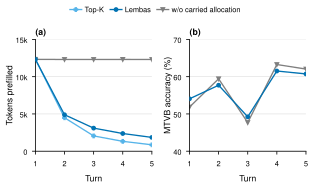

This figure's Python source:
"""Multi-turn prefill, two panels in ONE column (300 MT-Video-Bench conversations, 12,288 tokens per turn).

(a) New prefill tokens per turn: the tokens a turn needs (allocated frame tokens + question tokens) that the KV cache
    does not already hold, mean over the 300 conversations, for turns 1 to 5 (every conversation has at least 5 turns).
(b) Judged accuracy per turn (multiturn_turn_accuracy.csv): mean judge score of the turns that MT-Video-Bench scores,
    from the Table 3 runs (200 conversations, 6,144 tokens per turn; turns 1 to 5 have 27, 70, 78, 92 and 108 judged
    turns). NOTE: (a) is at 12,288 tokens on 300 conversations, (b) at 6,144 on 200. Top-K has no saved per-turn
    verdicts yet, so it is drawn only in (a).
Only Top-K and Lembas (and its ablation) are drawn (author decision). "w/o carried allocation" in (a) follows from its
definition: the whole prompt is prefilled again at every turn, so every token a turn needs is new.
Every axis starts at its first tick and ends at its last tick.

Regenerate:  uv run --no-project --with matplotlib --with numpy python fig/overlap_pair.py
"""
import csv
import json
import os
from collections import defaultdict

import matplotlib.pyplot as plt
import numpy as np

from methods import METHODS, NO_CARRY, NO_CARRY_STYLE, is_ours
from orx_figstyle import COLUMN, panel_labels, save, use_style

HERE = os.path.dirname(os.path.abspath(__file__))
TICKS = [0, 25, 50, 75, 100]
TURNS = [1, 2, 3, 4, 5]
SHOWN = ("Top-K", "Lembas")


def cdf(ax, values, **style):
    v = np.sort(np.asarray(values, float))
    y = 100 * np.arange(1, len(v) + 1) / len(v)
    return ax.step(np.concatenate([[0], v, [100]]), np.concatenate([[0], y, [100]]), where="post", **style)[0]


def main():
    use_style()
    plt.rcParams.update({"xtick.labelsize": 5.5, "ytick.labelsize": 5.5, "axes.labelsize": 6.5})
    fig, (ax, bx) = plt.subplots(1, 2, figsize=(COLUMN, COLUMN * 0.6), layout="constrained")
    turns = json.load(open(os.path.join(HERE, "overlap_turns.json")))
    new, reuse = defaultdict(lambda: defaultdict(list)), defaultdict(list)
    rows = [dict(r, method="Lembas") for r in turns] + list(csv.DictReader(open(os.path.join(HERE, "baseline_reuse_turns.csv"))))
    for r in rows:
        t, need, got = int(r["turn"]), int(r["need"]), int(r["reused"])
        new[r["method"]][t].append(need - got)
        if t >= 2:
            reuse[r["method"]].append(100 * got / need)
    handles = {}
    for method, (color, marker) in METHODS.items():
        if method in SHOWN and method in new:
            z = 3 if is_ours(method) else 2
            handles[method] = ax.plot(TURNS, [np.mean(new[method][t]) / 1000 for t in TURNS], color=color, marker=marker,
                                      ms=2.6, lw=1.0, zorder=z)[0]
            cdf(bx, reuse[method], color=color, lw=1.0, zorder=z)
    need = defaultdict(list)
    for r in turns:
        need[int(r["turn"])].append(int(r["need"]))
    handles[NO_CARRY] = ax.plot(TURNS, [np.mean(need[t]) / 1000 for t in TURNS], ms=2.6, lw=1.0, zorder=2.5, **NO_CARRY_STYLE)[0]
    acc = defaultdict(dict)
    for r in csv.DictReader(open(os.path.join(HERE, "multiturn_turn_accuracy.csv"))):
        acc[r["method"]][int(r["turn"])] = float(r["accuracy"])
    for method, style in [(NO_CARRY, NO_CARRY_STYLE)] + [(m, dict(color=c, marker=k)) for m, (c, k) in METHODS.items()]:
        if method in acc:
            bx.plot(TURNS, [acc[method][t] for t in TURNS], ms=2.6, lw=1.0, zorder=3 if is_ours(method) else 2.5, **style)
    ax.set_xlim(1, 5); ax.set_xticks(TURNS); ax.set_ylim(0, 15); ax.set_yticks([0, 5, 10, 15])
    ax.set_yticklabels(["0", "5k", "10k", "15k"])
    ax.set_xlabel("Turn"); ax.set_ylabel("Tokens prefilled", labelpad=1)
    bx.set_xlim(1, 5); bx.set_xticks(TURNS); bx.set_ylim(40, 70); bx.set_yticks([40, 50, 60, 70])
    bx.set_xlabel("Turn"); bx.set_ylabel("MTVB accuracy (%)", labelpad=1)
    order = [m for m in METHODS if m in handles] + [NO_CARRY]
    fig.legend([handles[m] for m in order], order, loc="outside upper center", ncol=3, frameon=False, fontsize=5.5,
               columnspacing=0.8, handlelength=1.6, handletextpad=0.4)
    panel_labels([ax, bx])
    print(save(fig, os.path.join(HERE, "overlap_pair")))


if __name__ == "__main__":
    main()
